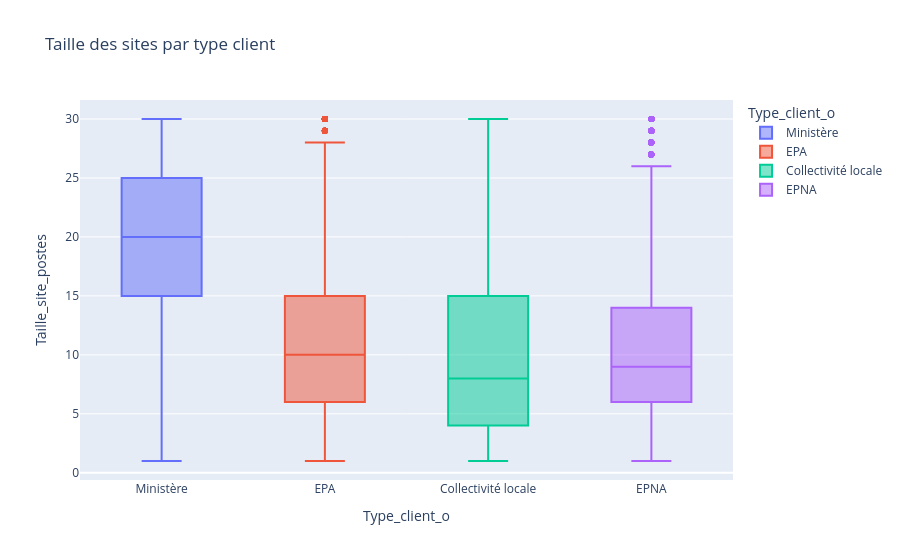

The cell this chart's notebook holds for it:
### Code cell
fig = px.box(
    df,
    x="Type_client_o",
    y="Taille_site_postes",
    color="Type_client_o",
    title="Taille des sites par type client"
)

fig.show()

### Figure 1 — Plotly figure (JSON) as saved in the notebook; plotly's stock layout.template omitted (floating-point values rounded to 4 significant figures; data arrays with more than 128 entries replaced by an {"elided": "..."} marker saying what was removed)
{"data": [{"alignmentgroup": "True", "hovertemplate": "Type_client_o=%{x}<br>Taille_site_postes=%{y}<extra></extra>", "legendgroup": "Ministère", "marker": {"color": "#636efa"}, "name": "Ministère", "notched": false, "offsetgroup": "Ministère", "orientation": "v", "showlegend": true, "type": "box", "x": {"elided": "3666 str values"}, "x0": " ", "xaxis": "x", "y": {"elided": "3666 int values"}, "y0": " ", "yaxis": "y"}, {"alignmentgroup": "True", "hovertemplate": "Type_client_o=%{x}<br>Taille_site_postes=%{y}<extra></extra>", "legendgroup": "EPA", "marker": {"color": "#EF553B"}, "name": "EPA", "notched": false, "offsetgroup": "EPA", "orientation": "v", "showlegend": true, "type": "box", "x": {"elided": "3664 str values"}, "x0": " ", "xaxis": "x", "y": {"elided": "3664 int values"}, "y0": " ", "yaxis": "y"}, {"alignmentgroup": "True", "hovertemplate": "Type_client_o=%{x}<br>Taille_site_postes=%{y}<extra></extra>", "legendgroup": "Collectivité locale", "marker": {"color": "#00cc96"}, "name": "Collectivité locale", "notched": false, "offsetgroup": "Collectivité locale", "orientation": "v", "showlegend": true, "type": "box", "x": {"elided": "3718 str values"}, "x0": " ", "xaxis": "x", "y": {"elided": "3718 int values"}, "y0": " ", "yaxis": "y"}, {"alignmentgroup": "True", "hovertemplate": "Type_client_o=%{x}<br>Taille_site_postes=%{y}<extra></extra>", "legendgroup": "EPNA", "marker": {"color": "#ab63fa"}, "name": "EPNA", "notched": false, "offsetgroup": "EPNA", "orientation": "v", "showlegend": true, "type": "box", "x": {"elided": "3770 str values"}, "x0": " ", "xaxis": "x", "y": {"elided": "3770 int values"}, "y0": " ", "yaxis": "y"}], "layout": {"boxmode": "overlay", "legend": {"title": {"text": "Type_client_o"}, "tracegroupgap": 0}, "title": {"text": "Taille des sites par type client"}, "xaxis": {"anchor": "y", "categoryarray": ["Ministère", "EPA", "Collectivité locale", "EPNA"], "categoryorder": "array", "domain": [0, 1], "title": {"text": "Type_client_o"}}, "yaxis": {"anchor": "x", "domain": [0, 1], "title": {"text": "Taille_site_postes"}}}}
